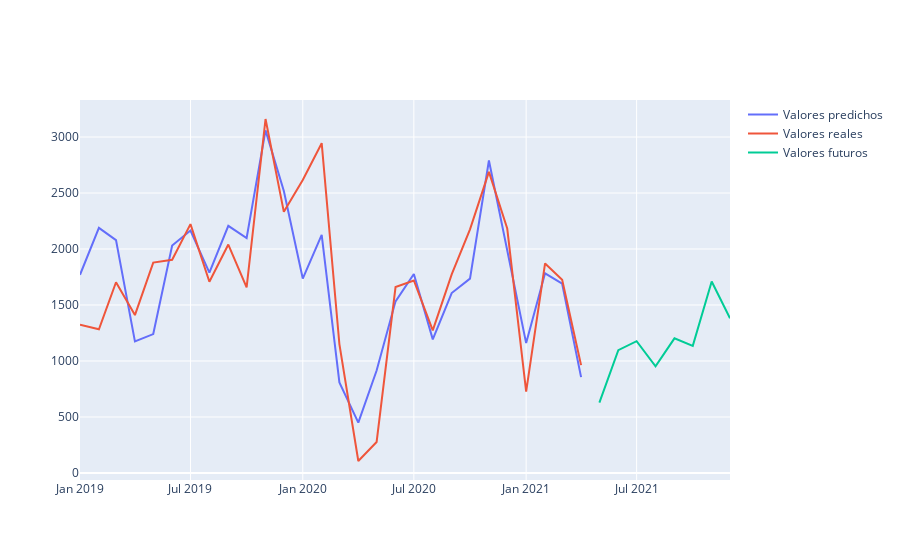

The notebook cell saved with this chart:
### Code cell
d_pasado = pred_past_test.groupby(['DATE']).sum().reset_index()
d_futuro = pred_fut_test.groupby(['DATE']).sum().reset_index()

fig = go.Figure()
fig.add_scatter(x=d_pasado['DATE'], y=d_pasado['PREDICTED'], mode='lines', name='Valores predichos')
fig.add_scatter(x=d_pasado['DATE'], y=d_pasado['CANTIDAD'], mode='lines', name='Valores reales')
fig.add_scatter(x=d_futuro['DATE'], y=d_futuro['PREDICTED'], mode='lines', name='Valores futuros')

### Figure 1 — Plotly figure (JSON) as saved in the notebook; plotly's stock layout.template omitted (floating-point values rounded to 4 significant figures)
{"data": [{"mode": "lines", "name": "Valores predichos", "type": "scatter", "x": ["2019-01", "2019-02", "2019-03", "2019-04", "2019-05", "2019-06", "2019-07", "2019-08", "2019-09", "2019-10", "2019-11", "2019-12", "2020-01", "2020-02", "2020-03", "2020-04", "2020-05", "2020-06", "2020-07", "2020-08", "2020-09", "2020-10", "2020-11", "2020-12", "2021-01", "2021-02", "2021-03", "2021-04"], "y": [1770.0, 2189.0, 2080.0, 1175.0, 1240.0, 2031.0, 2165.0, 1789.0, 2207.0, 2098.0, 3060.0, 2518.0, 1736.0, 2127.0, 809.0, 449.0, 915.5, 1533.0, 1776.0, 1193.0, 1607.0, 1736.0, 2790.0, 1997.0, 1160.0, 1783.0, 1690.0, 856.2]}, {"mode": "lines", "name": "Valores reales", "type": "scatter", "x": ["2019-01", "2019-02", "2019-03", "2019-04", "2019-05", "2019-06", "2019-07", "2019-08", "2019-09", "2019-10", "2019-11", "2019-12", "2020-01", "2020-02", "2020-03", "2020-04", "2020-05", "2020-06", "2020-07", "2020-08", "2020-09", "2020-10", "2020-11", "2020-12", "2021-01", "2021-02", "2021-03", "2021-04"], "y": [1323, 1283, 1703, 1410, 1879, 1904, 2222, 1708, 2040, 1658, 3161, 2332, 2617, 2945, 1151, 107, 277, 1660, 1719, 1274, 1774, 2176, 2689, 2183, 726, 1871, 1725, 963]}, {"mode": "lines", "name": "Valores futuros", "type": "scatter", "x": ["2021-05", "2021-06", "2021-07", "2021-08", "2021-09", "2021-10", "2021-11", "2021-12"], "y": [628.4, 1096.0, 1177.0, 953.0, 1202.0, 1135.0, 1710.0, 1382.0]}], "layout": {}}
